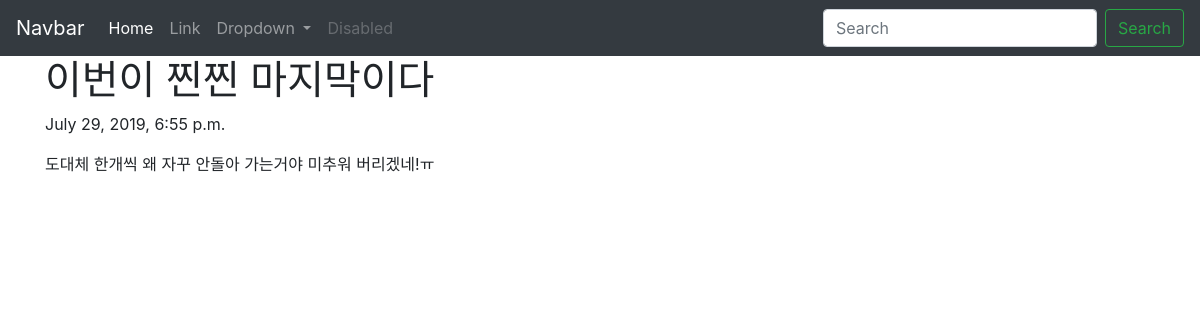
The page /blog/1 on the database its author committed.
### hblog/models.py (models this page shows, shortened)
class Hblog(models.Model):
    title=models.CharField(max_length=200)
    date=models.DateTimeField('date published')
    body=models.TextField()

### hblog/views.py (the view)
# urls.py: path('blog/<int:blog_id>',hblog.views.detail, name="detail"),
def detail(request, blog_id):
    details = get_object_or_404(Hblog,pk=blog_id)
    return render(request, 'detail.html', {'details':details})

### hblog/templates/detail.html (shortened to what this page needs)
<html>
    <head>
        <link rel="stylesheet" href="https://stackpath.bootstrapcdn.com/bootstrap/4.3.1/css/bootstrap.min.css">
    </head>
    <body>
            <nav class="navbar navbar-expand-lg navbar-dark bg-dark">
                    <a class="navbar-brand" href="#">Navbar</a>
                    <div class="collapse navbar-collapse" id="navbarSupportedContent">
                      <ul class="navbar-nav mr-auto">
                        <li class="nav-item active">
                          <a class="nav-link" href="#">Home <span class="sr-only">(current)</span></a>
                        </li>
                        <li class="nav-item">
                          <a class="nav-link" href="#">Link</a>
                        </li>
                        <li class="nav-item dropdown">
                          <a class="nav-link dropdown-toggle" href="#" id="navbarDropdown" role="button" data-toggle="dropdown" aria-haspopup="true" aria-expanded="false">
                            Dropdown
                          </a>
                        </li>
                        <li class="nav-item">
                          <a class="nav-link disabled" href="#" tabindex="-1" aria-disabled="true">Disabled</a>
                        </li>
                      </ul>
                      <form class="form-inline my-2 my-lg-0">
                        <input class="form-control mr-sm-2" type="search" placeholder="Search" aria-label="Search">
                        <button class="btn btn-outline-success my-2 my-sm-0" type="submit">Search</button>
                      </form>
                    </div>
                  </nav>
                  <div class="container">
                        <h1>{{details.title}}</h1>
                        <p>{{details.date}}</p>
                        <p>{{details.body}}</p>
                      </div>
    </body>
</html>

### rows shown on the page
Hblog: title "이번이 찐찐 마지막이다", date "July 29, 2019, 6:55 p.m.", body "도대체 한개씩 왜 자꾸 안돌아 가는거야 미추워 버리겠네!ㅠ"
